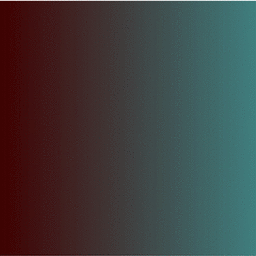
%> input picture Matlab/3d_novel_histogram_equalization_method/gradient.tif, 256 x 256 px
$ octave --eval "RGBIndependentEqualization('../gradient.tif');"   (GNU Octave 9; MATLAB toolbox functions it lacks are replaced by stand-ins)
%> lines starting %> are read from the running program, lines starting %| are printed output that depends on the picture
### Matlab/3d_novel_histogram_equalization_method/RGBIndependentEqualization/CalculateChannelPdf.m
function pdf = CalculatePdf(image)
L = 256;
image_size = size(image);
m = image_size(1,1);
n = image_size(1,2);
pixel_count = zeros(1,L);
for i=1:m
    for j=1:n
        pixel_count(image(i,j)+1) = pixel_count(image(i,j)+1) + 1;
    end
end
pdf = pixel_count/(m*n);
end

### Matlab/3d_novel_histogram_equalization_method/RGBIndependentEqualization/CalculateChannelCdf.m
function cdf = CalculateCdf(p)
L = 256;
cdf = zeros(1,L);
for i=0:(L-1)
    sum = 0;
    for j=0:i
        sum = sum + p(j+1);
    end
    cdf(i+1) = sum;
end
end

### Matlab/3d_novel_histogram_equalization_method/RGBIndependentEqualization/EqualizeChannelHistogram.m
function [ieq] = EqualizeChannelHistogram(image, cdf)
L = 256;
ieq = image;
image_size = size(ieq);
m = image_size(1,1);
n = image_size(1,2);
for i=1:m
    for j=1:n
        intensity = ieq(i,j);
        ieq(i,j) = round(L*cdf(intensity+1));
    end
end
end

### Matlab/3d_novel_histogram_equalization_method/IsoLuminance/CalculateLuminancePdf.m
%This function calculates the PDF of the luminosity levels of a given image
%and displays the PDF graph
function pdf = CalculateLuminancePdf(image, name)
L = 256;
image_size = size(image);
width = image_size(1,1);
height = image_size(1,2);
pdf = zeros(1,3*L,'double');
luminance_levels = (1:3*L);
for i=1:width
    for j=1:height
        red = int32(image(i,j,1));
        green = int32(image(i,j,2));
        blue = int32(image(i,j,3));
        luminance = red + green + blue;
        pdf(1,luminance+1) = pdf(1,luminance+1) + double(1);
    end
end
pdf = pdf / (width*height);
figure('Name', name,'NumberTitle','off');
stem(luminance_levels,pdf);
end

### Matlab/3d_novel_histogram_equalization_method/IsoLuminance/CalculateLuminanceCdf.m
%This function calculates the CDF and displays a graph of a given PDF
function cdf = CalculateLuminanceCdf(pdf, name)
L = 256;
cdf = zeros(1,3*L,'double');
luminance_levels = (1:3*L);
for i=1:3*L
    if(i==1)
        cdf(i) = pdf(i);
    else
        cdf(i) = cdf(i-1) + pdf(i);
    end
end
figure('Name', name,'NumberTitle','off');
plot(luminance_levels,cdf);
end

### Matlab/3d_novel_histogram_equalization_method/RGBIndependentEqualization/RGBIndependentEqualization.m
function RGBIndependentEqualization(image_path)
%> called with image_path = '../gradient.tif'
image = imread(image_path);
R = image(:,:,1);
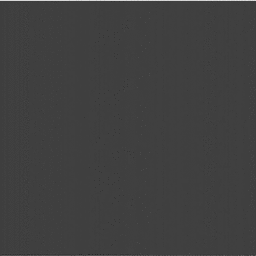
%> R: size 256x256 uint8; min 40, max 220, mean 64
G = image(:,:,2);
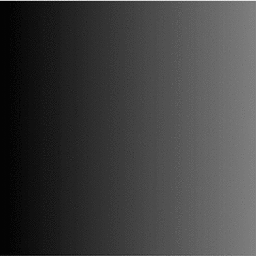
%> G: size 256x256 uint8; min 3, max 232, mean 63.6
B = image(:,:,3);
pdf = CalculateChannelPdf(R);
%> after the loop in CalculatePdf, `for i=1:m`: pixel_count = 256 values, max 30097 at index 64, min 0 at index 1, mean 256
%> in CalculatePdf, `pdf = pixel_count/(m*n);`: pdf = 256 values, max 0.459 at index 64, min 0 at index 1, mean 0.00391
cdf = CalculateChannelCdf(pdf);
%> after the loop in CalculateCdf, `for i=0:(L-1)`: cdf = 256 values from 0 to 1
%> cdf = 256 values from 0 to 1
r_ieq = EqualizeChannelHistogram(R,cdf);
%> after the loop in EqualizeChannelHistogram, `for i=1:m`:
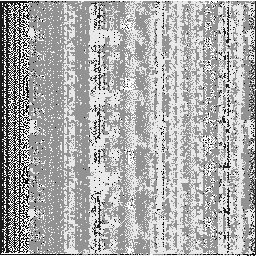
%> ieq: size 256x256 uint8; min 0, max 255, mean 171.6

pdf = CalculateChannelPdf(G);
%> pdf = 256 values, max 0.0473 at index 53, min 0 at index 1, mean 0.00391
cdf = CalculateChannelCdf(pdf);
g_ieq = EqualizeChannelHistogram(G,cdf);
%> after the loop in EqualizeChannelHistogram (call 2), `for i=1:m`:
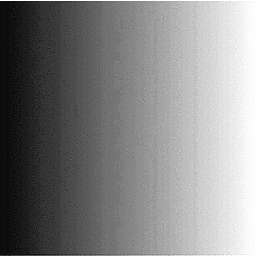
%> ieq: size 256x256 uint8; min 12, max 255, mean 131.6

pdf = CalculateChannelPdf(B);
%> pdf = 256 values, max 0.0552 at index 60, min 0 at index 1, mean 0.00391
cdf = CalculateChannelCdf(pdf);
b_ieq = EqualizeChannelHistogram(B,cdf);

output_image = cat(3, r_ieq,g_ieq,b_ieq);
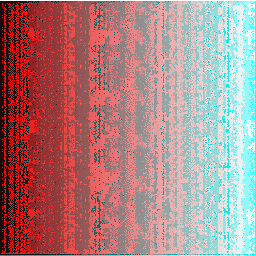
%> output_image: size 256x256x3 uint8; mean R, G, B 171.6, 131.6, 131.7
figure('Name','RGB Independent Equalization', 'NumberTitle', 'off');
imshow(output_image);
addpath('../IsoLuminance');
output_luminance_pdf = CalculateLuminancePdf(output_image,'RGB Independent PDF');
%> after the loop in CalculateLuminancePdf, `for i=1:width`: pdf = 768 values, max 3091 at index 53, min 0 at index 1, mean 85.33
%> in CalculateLuminancePdf, `pdf = pdf / (width*height);`: pdf = 768 values, max 0.0472 at index 53, min 0 at index 1, mean 0.0013
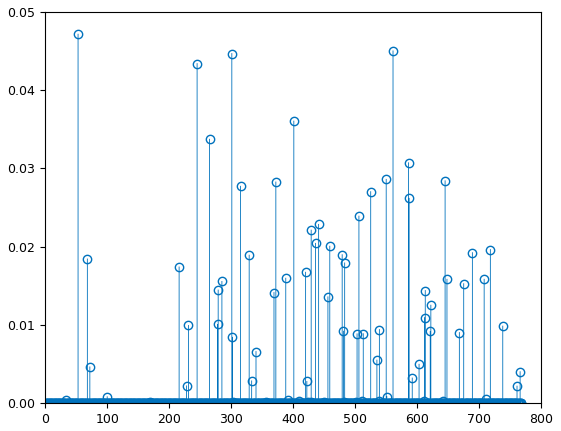
%> figure redrawn from the program's plot data; highest point at x = 53, y = 0.0472
%> output_luminance_pdf has the same summary as pdf in CalculateLuminancePdf
CalculateLuminanceCdf(output_luminance_pdf, 'RGB Independent CDF');
%> after the loop in CalculateLuminanceCdf, `for i=1:3*L`: cdf = 768 values from 0 to 1
%> `RGBIndependentEqualization('../gradient.tif');`:
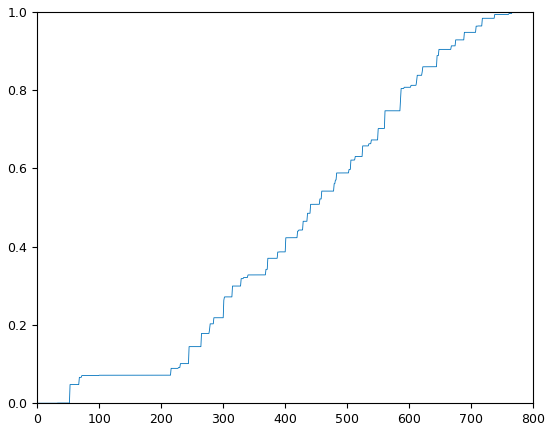
%> figure redrawn from the program's plot data; curve peaks at x = 766, y = 1
end
